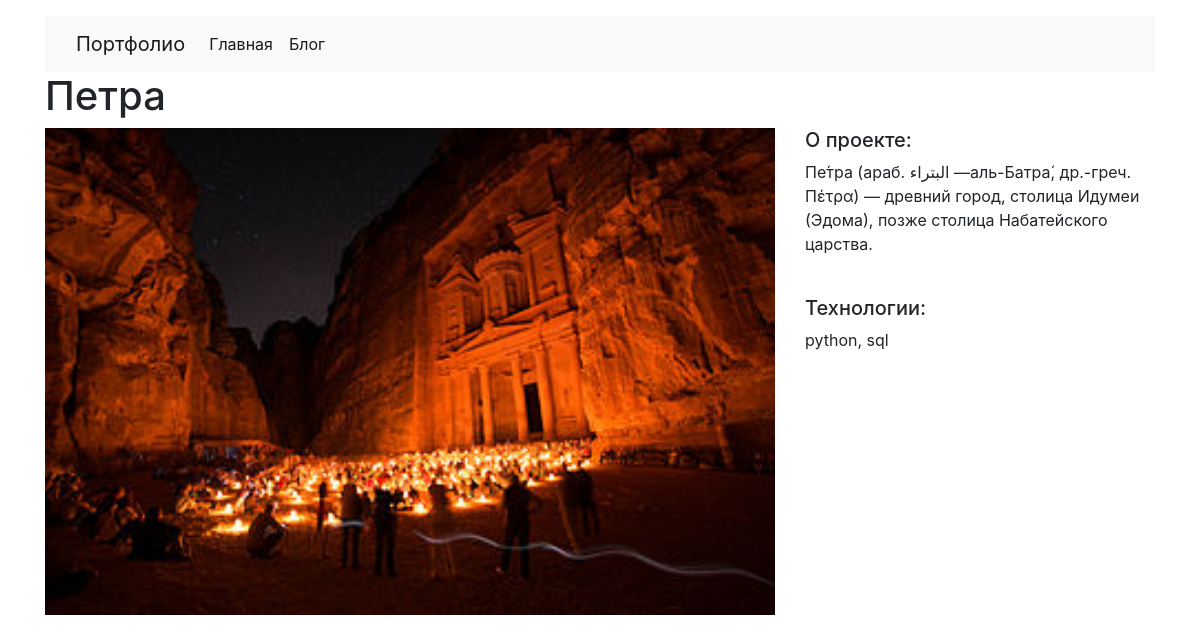
Screenshot of /3/ with the database file from the repository.
### project/models.py (models this page shows, shortened)
class Project(models.Model):
    title = models.CharField(max_length=100)
    description = models.TextField()
    technology = models.CharField(max_length=50)
    image = models.ImageField(upload_to='img/')

### project/views.py (the view)
# urls.py: path("<int:pk>/", views.project_detail, name="project_detail"),
def project_detail(request, pk):
    project = Project.objects.get(pk=pk)
    context = {
        'project': project
    }
    return render(request, 'project_detail.html', context)

### project/templates/project_detail.html
{% extends "base.html" %}
{% load static %}
{% block page_content %}
<h1>{{ project.title }}</h1>
<div class="row">
    <div class="col-md-8">
      <img src="{% static project.image %}" alt="" width="100%">
    </div>
    <div class="col-md-4">
        <h5>О проекте:</h5>
        <p>{{ project.description }}</p>
        <br>
        <h5>Технологии:</h5>
        <p>{{ project.technology }}</p>
    </div>
</div>
{% endblock %}

### rows the page displays
Project: title "Петра", image (picture), description "Пе́тра (араб. البتراء‎ —аль-Батра́, др.-греч. Πέτρα) — древний город, столица Идумеи (Эдома), позже столица Набатейского царства.", technology "python, sql"
